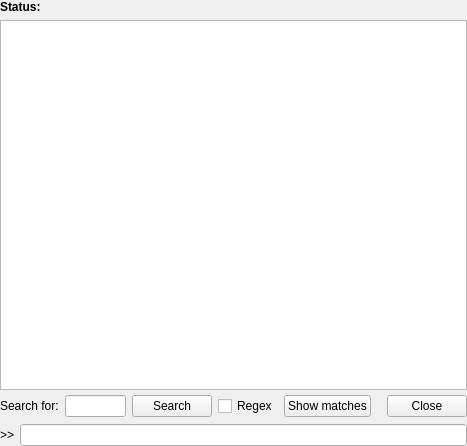
<?xml version="1.0" encoding="UTF-8"?>
<ui version="4.0">
 <class>Form</class>
 <widget class="QWidget" name="Form">
  <property name="geometry">
   <rect>
    <x>0</x>
    <y>0</y>
    <width>467</width>
    <height>446</height>
   </rect>
  </property>
  <property name="windowTitle">
   <string>Form</string>
  </property>
  <layout class="QVBoxLayout" name="verticalLayout">
   <property name="margin">
    <number>0</number>
   </property>
   <item>
    <layout class="QVBoxLayout" name="outViewLayout">
     <property name="spacing">
      <number>3</number>
     </property>
     <property name="margin">
      <number>0</number>
     </property>
     <item>
      <widget class="QLabel" name="actionLabel">
       <property name="font">
        <font>
         <weight>75</weight>
         <bold>true</bold>
         <strikeout>false</strikeout>
         <kerning>true</kerning>
        </font>
       </property>
       <property name="text">
        <string>Status:</string>
       </property>
       <property name="alignment">
        <set>Qt::AlignLeading|Qt::AlignLeft|Qt::AlignVCenter</set>
       </property>
      </widget>
     </item>
     <item>
      <spacer name="verticalSpacer">
       <property name="orientation">
        <enum>Qt::Vertical</enum>
       </property>
       <property name="sizeType">
        <enum>QSizePolicy::Fixed</enum>
       </property>
       <property name="sizeHint" stdset="0">
        <size>
         <width>20</width>
         <height>3</height>
        </size>
       </property>
      </spacer>
     </item>
     <item>
      <widget class="OutputView" name="outView">
       <property name="autoFillBackground">
        <bool>true</bool>
       </property>
       <property name="frameShadow">
        <enum>QFrame::Plain</enum>
       </property>
       <property name="tabChangesFocus">
        <bool>true</bool>
       </property>
       <property name="lineWrapMode">
        <enum>QTextEdit::NoWrap</enum>
       </property>
       <property name="openLinks">
        <bool>false</bool>
       </property>
      </widget>
     </item>
     <item>
      <widget class="QFrame" name="grepPanel">
       <property name="sizePolicy">
        <sizepolicy hsizetype="Preferred" vsizetype="Preferred">
         <horstretch>0</horstretch>
         <verstretch>0</verstretch>
        </sizepolicy>
       </property>
       <property name="frameShape">
        <enum>QFrame::NoFrame</enum>
       </property>
       <property name="frameShadow">
        <enum>QFrame::Raised</enum>
       </property>
       <layout class="QHBoxLayout" name="horizontalLayout_2">
        <property name="leftMargin">
         <number>0</number>
        </property>
        <property name="topMargin">
         <number>2</number>
        </property>
        <property name="rightMargin">
         <number>0</number>
        </property>
        <property name="bottomMargin">
         <number>1</number>
        </property>
        <item>
         <widget class="QLabel" name="label_2">
          <property name="text">
           <string>Search for:</string>
          </property>
         </widget>
        </item>
        <item>
         <widget class="HistoryLineEdit" name="grepText"/>
        </item>
        <item>
         <widget class="QPushButton" name="grepSearch">
          <property name="sizePolicy">
           <sizepolicy hsizetype="Minimum" vsizetype="Ignored">
            <horstretch>0</horstretch>
            <verstretch>0</verstretch>
           </sizepolicy>
          </property>
          <property name="text">
           <string>Search</string>
          </property>
          <property name="autoDefault">
           <bool>false</bool>
          </property>
         </widget>
        </item>
        <item>
         <widget class="QCheckBox" name="grepRegex">
          <property name="text">
           <string>Regex</string>
          </property>
         </widget>
        </item>
        <item>
         <widget class="QPushButton" name="grepOccur">
          <property name="text">
           <string>Show matches</string>
          </property>
         </widget>
        </item>
        <item>
         <spacer name="horizontalSpacer_3">
          <property name="orientation">
           <enum>Qt::Horizontal</enum>
          </property>
          <property name="sizeType">
           <enum>QSizePolicy::Fixed</enum>
          </property>
          <property name="sizeHint" stdset="0">
           <size>
            <width>10</width>
            <height>20</height>
           </size>
          </property>
         </spacer>
        </item>
        <item>
         <widget class="QPushButton" name="grepClose">
          <property name="sizePolicy">
           <sizepolicy hsizetype="Preferred" vsizetype="Ignored">
            <horstretch>0</horstretch>
            <verstretch>0</verstretch>
           </sizepolicy>
          </property>
          <property name="text">
           <string>Close</string>
          </property>
         </widget>
        </item>
       </layout>
      </widget>
     </item>
    </layout>
   </item>
   <item>
    <widget class="QFrame" name="inputFrame">
     <property name="frameShape">
      <enum>QFrame::NoFrame</enum>
     </property>
     <property name="frameShadow">
      <enum>QFrame::Raised</enum>
     </property>
     <layout class="QHBoxLayout" name="horizontalLayout">
      <property name="margin">
       <number>0</number>
      </property>
      <item>
       <widget class="QLabel" name="label">
        <property name="text">
         <string>&gt;&gt;</string>
        </property>
        <property name="buddy">
         <cstring>commandInput</cstring>
        </property>
       </widget>
      </item>
      <item>
       <widget class="HistoryLineEdit" name="commandInput">
        <property name="autoFillBackground">
         <bool>true</bool>
        </property>
       </widget>
      </item>
     </layout>
    </widget>
   </item>
  </layout>
  <action name="actionGrep">
   <property name="text">
    <string>Find...</string>
   </property>
   <property name="shortcut">
    <string>Ctrl+F</string>
   </property>
  </action>
  <action name="actionPrint">
   <property name="icon">
    <iconset resource="../../../../../resources/nicos-gui.qrc">
     <normaloff>:/print</normaloff>:/print</iconset>
   </property>
   <property name="text">
    <string>&amp;Print...</string>
   </property>
  </action>
  <action name="actionSave">
   <property name="icon">
    <iconset resource="../../../../../resources/nicos-gui.qrc">
     <normaloff>:/save</normaloff>:/save</iconset>
   </property>
   <property name="text">
    <string>&amp;Save as...</string>
   </property>
   <property name="shortcut">
    <string>Ctrl+Shift+S</string>
   </property>
  </action>
 </widget>
 <customwidgets>
  <customwidget>
   <class>HistoryLineEdit</class>
   <extends>QLineEdit</extends>
   <header>nicos.clients.gui.histedit.h</header>
  </customwidget>
  <customwidget>
   <class>OutputView</class>
   <extends>QTextBrowser</extends>
   <header>nicos.clients.gui.outview.h</header>
  </customwidget>
 </customwidgets>
 <resources>
  <include location="../../../../../resources/nicos-gui.qrc"/>
 </resources>
 <connections/>
</ui>
